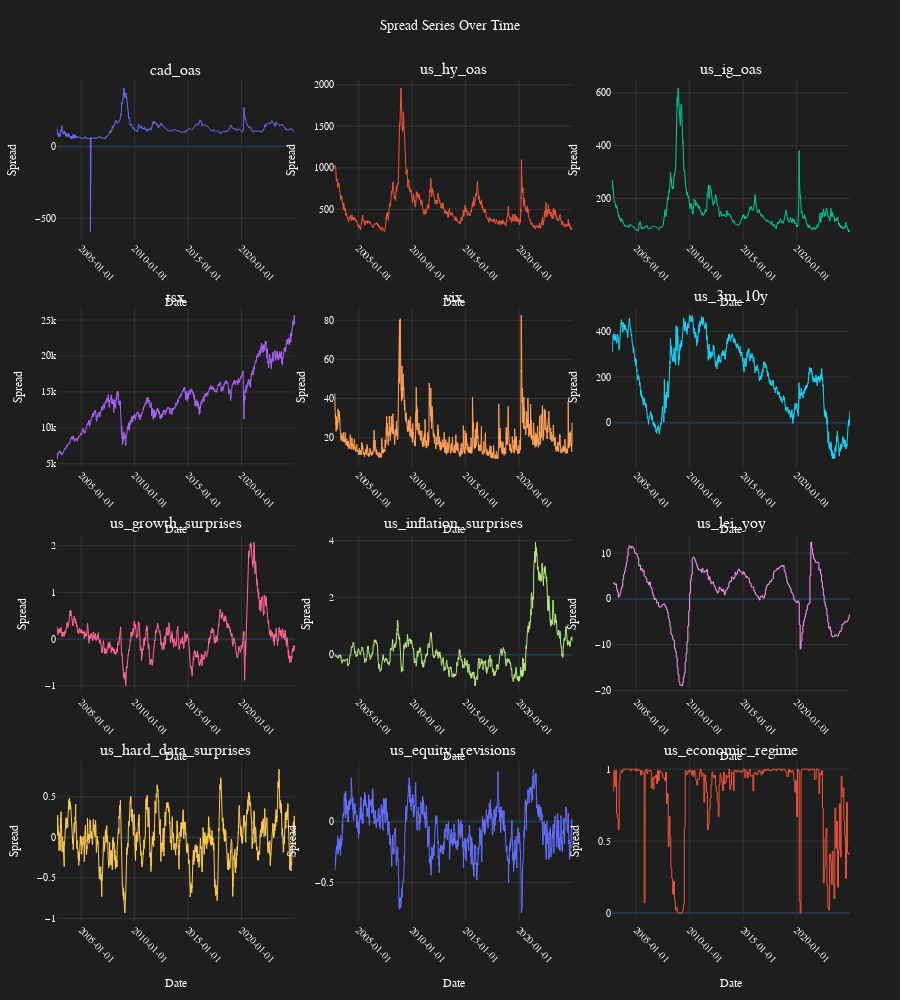

The notebook cell this image was saved under:
### Code cell
# Viz to make sure all the data looks ok



def create_spread_plots(df):
    # Calculate number of rows and columns needed based on number of series
    n_series = len(df.columns)
    n_rows = math.ceil(n_series / 3)  # Calculate required rows
    n_cols = min(3, n_series)  # Use 3 columns or less if fewer series
    
    # Adjust vertical spacing based on number of rows
    vertical_spacing = min(0.08, 1.0 / (n_rows + 1))  # Dynamic spacing
    
    # Create subplot grid
    fig = make_subplots(
        rows=n_rows, 
        cols=n_cols,
        subplot_titles=df.columns,
        vertical_spacing=vertical_spacing,
        horizontal_spacing=0.05
    )
    
    # Add each series to a subplot
    for idx, column in enumerate(df.columns):
        row = (idx // n_cols) + 1
        col = (idx % n_cols) + 1
        
        fig.add_trace(
            go.Scatter(
                x=df.index,
                y=df[column],
                name=column,
                line=dict(width=1),
                showlegend=False,
                hovertemplate=
                "<b>%{x}</b><br>" +
                "Value: %{y:.2f}<br>" +
                "<extra></extra>"
            ),
            row=row,
            col=col
        )
        
        # Update axes labels
        fig.update_xaxes(
            title_text="Date",
            row=row,
            col=col,
            showgrid=True,
            gridcolor='rgba(128, 128, 128, 0.2)',
            tickangle=45,
            tickformat='%Y-%m-%d'
        )
        fig.update_yaxes(
            title_text="Spread",
            row=row,
            col=col,
            showgrid=True,
            gridcolor='rgba(128, 128, 128, 0.2)'
        )

    # Update layout for dark theme and responsiveness
    fig.update_layout(
        template='plotly_dark',
        showlegend=False,
        height=250 * n_rows,  # Adjusted height per row
        title={
            'text': 'Spread Series Over Time',
            'y':0.98,
            'x':0.5,
            'xanchor': 'center',
            'yanchor': 'top'
        },
        paper_bgcolor='rgb(30, 30, 30)',
        plot_bgcolor='rgb(30, 30, 30)',
        margin=dict(t=80, l=50, r=50, b=50),
        font=dict(
            family="Arial",
            size=10,
            color="white"
        )
    )

    # Make it responsive
    fig.update_layout(
        autosize=True,
    )
    
    # Show the plot
    fig.show(config={
        'responsive': True,
        'displayModeBar': True,
        'scrollZoom': True,
        'modeBarButtonsToAdd': ['drawline', 'drawopenpath', 'eraseshape']  # Add drawing tools
    })

# Create the plots
create_spread_plots(df)

### Figure 1 — Plotly figure (JSON) as saved in the notebook; plotly's stock layout.template omitted (floating-point values rounded to 4 significant figures; data arrays with more than 128 entries replaced by an {"elided": "..."} marker saying what was removed)
{"data": [{"hovertemplate": "<b>%{x}</b><br>Value: %{y:.2f}<br><extra></extra>", "line": {"width": 1}, "name": "cad_oas", "showlegend": false, "type": "scatter", "x": {"elided": "5880 str values"}, "xaxis": "x", "y": {"elided": "5880 float values"}, "yaxis": "y"}, {"hovertemplate": "<b>%{x}</b><br>Value: %{y:.2f}<br><extra></extra>", "line": {"width": 1}, "name": "us_hy_oas", "showlegend": false, "type": "scatter", "x": {"elided": "5880 str values"}, "xaxis": "x2", "y": {"elided": "5880 float values"}, "yaxis": "y2"}, {"hovertemplate": "<b>%{x}</b><br>Value: %{y:.2f}<br><extra></extra>", "line": {"width": 1}, "name": "us_ig_oas", "showlegend": false, "type": "scatter", "x": {"elided": "5880 str values"}, "xaxis": "x3", "y": {"elided": "5880 float values"}, "yaxis": "y3"}, {"hovertemplate": "<b>%{x}</b><br>Value: %{y:.2f}<br><extra></extra>", "line": {"width": 1}, "name": "tsx", "showlegend": false, "type": "scatter", "x": {"elided": "5880 str values"}, "xaxis": "x4", "y": {"elided": "5880 float values"}, "yaxis": "y4"}, {"hovertemplate": "<b>%{x}</b><br>Value: %{y:.2f}<br><extra></extra>", "line": {"width": 1}, "name": "vix", "showlegend": false, "type": "scatter", "x": {"elided": "5880 str values"}, "xaxis": "x5", "y": {"elided": "5880 float values"}, "yaxis": "y5"}, {"hovertemplate": "<b>%{x}</b><br>Value: %{y:.2f}<br><extra></extra>", "line": {"width": 1}, "name": "us_3m_10y", "showlegend": false, "type": "scatter", "x": {"elided": "5880 str values"}, "xaxis": "x6", "y": {"elided": "5880 float values"}, "yaxis": "y6"}, {"hovertemplate": "<b>%{x}</b><br>Value: %{y:.2f}<br><extra></extra>", "line": {"width": 1}, "name": "us_growth_surprises", "showlegend": false, "type": "scatter", "x": {"elided": "5880 str values"}, "xaxis": "x7", "y": {"elided": "5880 float values"}, "yaxis": "y7"}, {"hovertemplate": "<b>%{x}</b><br>Value: %{y:.2f}<br><extra></extra>", "line": {"width": 1}, "name": "us_inflation_surprises", "showlegend": false, "type": "scatter", "x": {"elided": "5880 str values"}, "xaxis": "x8", "y": {"elided": "5880 float values"}, "yaxis": "y8"}, {"hovertemplate": "<b>%{x}</b><br>Value: %{y:.2f}<br><extra></extra>", "line": {"width": 1}, "name": "us_lei_yoy", "showlegend": false, "type": "scatter", "x": {"elided": "5880 str values"}, "xaxis": "x9", "y": {"elided": "5880 float values"}, "yaxis": "y9"}, {"hovertemplate": "<b>%{x}</b><br>Value: %{y:.2f}<br><extra></extra>", "line": {"width": 1}, "name": "us_hard_data_surprises", "showlegend": false, "type": "scatter", "x": {"elided": "5880 str values"}, "xaxis": "x10", "y": {"elided": "5880 float values"}, "yaxis": "y10"}, {"hovertemplate": "<b>%{x}</b><br>Value: %{y:.2f}<br><extra></extra>", "line": {"width": 1}, "name": "us_equity_revisions", "showlegend": false, "type": "scatter", "x": {"elided": "5880 str values"}, "xaxis": "x11", "y": {"elided": "5880 float values"}, "yaxis": "y11"}, {"hovertemplate": "<b>%{x}</b><br>Value: %{y:.2f}<br><extra></extra>", "line": {"width": 1}, "name": "us_economic_regime", "showlegend": false, "type": "scatter", "x": {"elided": "5880 str values"}, "xaxis": "x12", "y": {"elided": "5880 float values"}, "yaxis": "y12"}], "layout": {"annotations": [{"font": {"size": 16}, "showarrow": false, "text": "cad_oas", "x": 0.15, "xanchor": "center", "xref": "paper", "y": 1, "yanchor": "bottom", "yref": "paper"}, {"font": {"size": 16}, "showarrow": false, "text": "us_hy_oas", "x": 0.5, "xanchor": "center", "xref": "paper", "y": 1, "yanchor": "bottom", "yref": "paper"}, {"font": {"size": 16}, "showarrow": false, "text": "us_ig_oas", "x": 0.85, "xanchor": "center", "xref": "paper", "y": 1, "yanchor": "bottom", "yref": "paper"}, {"font": {"size": 16}, "showarrow": false, "text": "tsx", "x": 0.15, "xanchor": "center", "xref": "paper", "y": 0.73, "yanchor": "bottom", "yref": "paper"}, {"font": {"size": 16}, "showarrow": false, "text": "vix", "x": 0.5, "xanchor": "center", "xref": "paper", "y": 0.73, "yanchor": "bottom", "yref": "paper"}, {"font": {"size": 16}, "showarrow": false, "text": "us_3m_10y", "x": 0.85, "xanchor": "center", "xref": "paper", "y": 0.73, "yanchor": "bottom", "yref": "paper"}, {"font": {"size": 16}, "showarrow": false, "text": "us_growth_surprises", "x": 0.15, "xanchor": "center", "xref": "paper", "y": 0.46, "yanchor": "bottom", "yref": "paper"}, {"font": {"size": 16}, "showarrow": false, "text": "us_inflation_surprises", "x": 0.5, "xanchor": "center", "xref": "paper", "y": 0.46, "yanchor": "bottom", "yref": "paper"}, {"font": {"size": 16}, "showarrow": false, "text": "us_lei_yoy", "x": 0.85, "xanchor": "center", "xref": "paper", "y": 0.46, "yanchor": "bottom", "yref": "paper"}, {"font": {"size": 16}, "showarrow": false, "text": "us_hard_data_surprises", "x": 0.15, "xanchor": "center", "xref": "paper", "y": 0.19, "yanchor": "bottom", "yref": "paper"}, {"font": {"size": 16}, "showarrow": false, "text": "us_equity_revisions", "x": 0.5, "xanchor": "center", "xref": "paper", "y": 0.19, "yanchor": "bottom", "yref": "paper"}, {"font": {"size": 16}, "showarrow": false, "text": "us_economic_regime", "x": 0.85, "xanchor": "center", "xref": "paper", "y": 0.19, "yanchor": "bottom", "yref": "paper"}], "autosize": true, "font": {"color": "white", "family": "Arial", "size": 10}, "height": 1000, "margin": {"b": 50, "l": 50, "r": 50, "t": 80}, "paper_bgcolor": "rgb(30, 30, 30)", "plot_bgcolor": "rgb(30, 30, 30)", "showlegend": false, "title": {"text": "Spread Series Over Time", "x": 0.5, "xanchor": "center", "y": 0.98, "yanchor": "top"}, "xaxis": {"anchor": "y", "domain": [0, 0.3], "gridcolor": "rgba(128, 128, 128, 0.2)", "showgrid": true, "tickangle": 45, "tickformat": "%Y-%m-%d", "title": {"text": "Date"}}, "xaxis10": {"anchor": "y10", "domain": [0, 0.3], "gridcolor": "rgba(128, 128, 128, 0.2)", "showgrid": true, "tickangle": 45, "tickformat": "%Y-%m-%d", "title": {"text": "Date"}}, "xaxis11": {"anchor": "y11", "domain": [0.35, 0.65], "gridcolor": "rgba(128, 128, 128, 0.2)", "showgrid": true, "tickangle": 45, "tickformat": "%Y-%m-%d", "title": {"text": "Date"}}, "xaxis12": {"anchor": "y12", "domain": [0.7, 1], "gridcolor": "rgba(128, 128, 128, 0.2)", "showgrid": true, "tickangle": 45, "tickformat": "%Y-%m-%d", "title": {"text": "Date"}}, "xaxis2": {"anchor": "y2", "domain": [0.35, 0.65], "gridcolor": "rgba(128, 128, 128, 0.2)", "showgrid": true, "tickangle": 45, "tickformat": "%Y-%m-%d", "title": {"text": "Date"}}, "xaxis3": {"anchor": "y3", "domain": [0.7, 1], "gridcolor": "rgba(128, 128, 128, 0.2)", "showgrid": true, "tickangle": 45, "tickformat": "%Y-%m-%d", "title": {"text": "Date"}}, "xaxis4": {"anchor": "y4", "domain": [0, 0.3], "gridcolor": "rgba(128, 128, 128, 0.2)", "showgrid": true, "tickangle": 45, "tickformat": "%Y-%m-%d", "title": {"text": "Date"}}, "xaxis5": {"anchor": "y5", "domain": [0.35, 0.65], "gridcolor": "rgba(128, 128, 128, 0.2)", "showgrid": true, "tickangle": 45, "tickformat": "%Y-%m-%d", "title": {"text": "Date"}}, "xaxis6": {"anchor": "y6", "domain": [0.7, 1], "gridcolor": "rgba(128, 128, 128, 0.2)", "showgrid": true, "tickangle": 45, "tickformat": "%Y-%m-%d", "title": {"text": "Date"}}, "xaxis7": {"anchor": "y7", "domain": [0, 0.3], "gridcolor": "rgba(128, 128, 128, 0.2)", "showgrid": true, "tickangle": 45, "tickformat": "%Y-%m-%d", "title": {"text": "Date"}}, "xaxis8": {"anchor": "y8", "domain": [0.35, 0.65], "gridcolor": "rgba(128, 128, 128, 0.2)", "showgrid": true, "tickangle": 45, "tickformat": "%Y-%m-%d", "title": {"text": "Date"}}, "xaxis9": {"anchor": "y9", "domain": [0.7, 1], "gridcolor": "rgba(128, 128, 128, 0.2)", "showgrid": true, "tickangle": 45, "tickformat": "%Y-%m-%d", "title": {"text": "Date"}}, "yaxis": {"anchor": "x", "domain": [0.81, 1], "gridcolor": "rgba(128, 128, 128, 0.2)", "showgrid": true, "title": {"text": "Spread"}}, "yaxis10": {"anchor": "x10", "domain": [0, 0.19], "gridcolor": "rgba(128, 128, 128, 0.2)", "showgrid": true, "title": {"text": "Spread"}}, "yaxis11": {"anchor": "x11", "domain": [0, 0.19], "gridcolor": "rgba(128, 128, 128, 0.2)", "showgrid": true, "title": {"text": "Spread"}}, "yaxis12": {"anchor": "x12", "domain": [0, 0.19], "gridcolor": "rgba(128, 128, 128, 0.2)", "showgrid": true, "title": {"text": "Spread"}}, "yaxis2": {"anchor": "x2", "domain": [0.81, 1], "gridcolor": "rgba(128, 128, 128, 0.2)", "showgrid": true, "title": {"text": "Spread"}}, "yaxis3": {"anchor": "x3", "domain": [0.81, 1], "gridcolor": "rgba(128, 128, 128, 0.2)", "showgrid": true, "title": {"text": "Spread"}}, "yaxis4": {"anchor": "x4", "domain": [0.54, 0.73], "gridcolor": "rgba(128, 128, 128, 0.2)", "showgrid": true, "title": {"text": "Spread"}}, "yaxis5": {"anchor": "x5", "domain": [0.54, 0.73], "gridcolor": "rgba(128, 128, 128, 0.2)", "showgrid": true, "title": {"text": "Spread"}}, "yaxis6": {"anchor": "x6", "domain": [0.54, 0.73], "gridcolor": "rgba(128, 128, 128, 0.2)", "showgrid": true, "title": {"text": "Spread"}}, "yaxis7": {"anchor": "x7", "domain": [0.27, 0.46], "gridcolor": "rgba(128, 128, 128, 0.2)", "showgrid": true, "title": {"text": "Spread"}}, "yaxis8": {"anchor": "x8", "domain": [0.27, 0.46], "gridcolor": "rgba(128, 128, 128, 0.2)", "showgrid": true, "title": {"text": "Spread"}}, "yaxis9": {"anchor": "x9", "domain": [0.27, 0.46], "gridcolor": "rgba(128, 128, 128, 0.2)", "showgrid": true, "title": {"text": "Spread"}}}}
